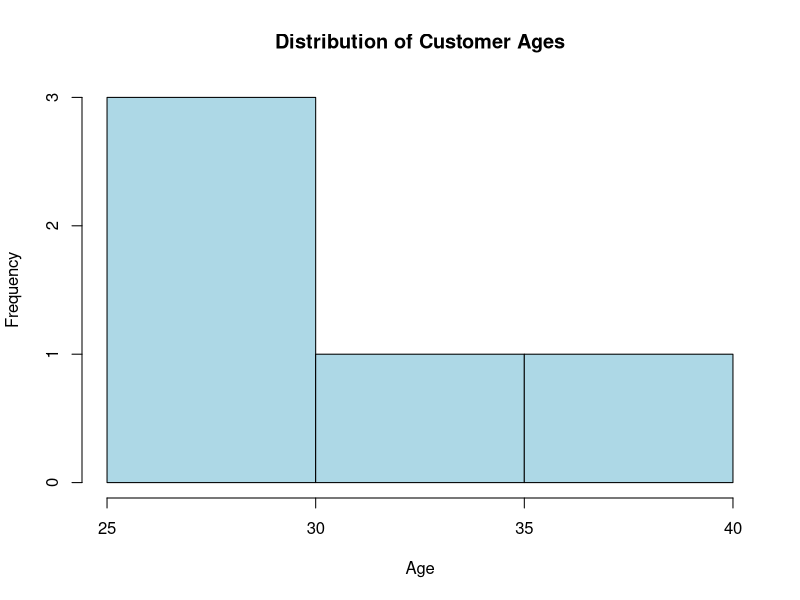
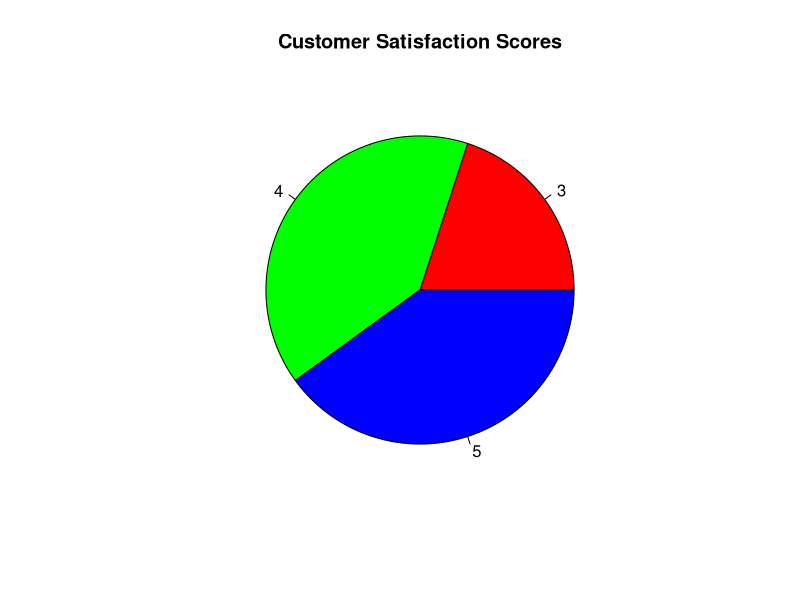
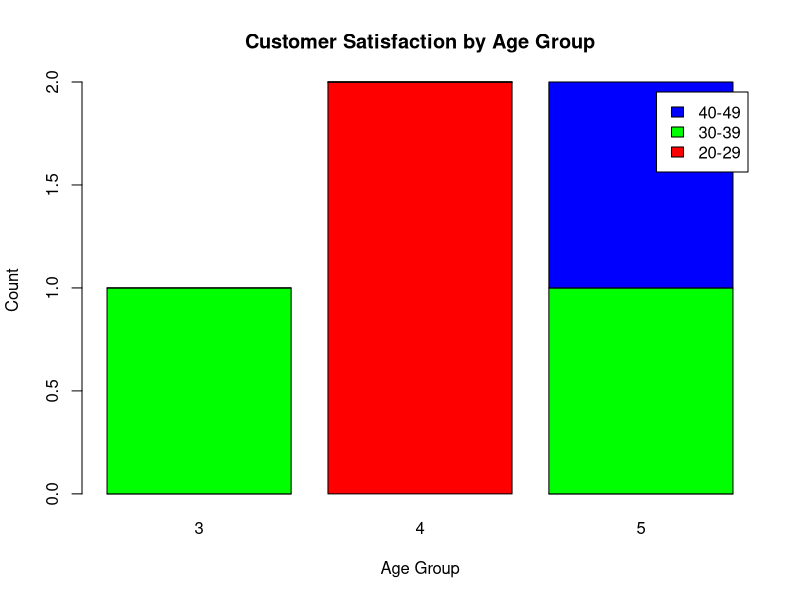

Write the R code that produced these figures, in order. (Note: this script raises an error after producing the figures.)
customer_id <- c(1,2,3,4,5)
age <- c(25,30,35,28,40)
score <- c(4,5,3,4,5)
data <- data.frame(customer_id, age, score)
print(data)

hist(age,
     main="Distribution of Customer Ages",
     xlab="Age",
     ylab="Frequency",
     col="lightblue",
     border="black")

score_table <- table(score)
pie(score_table,
    labels=names(score_table),
    main="Customer Satisfaction Scores",
    col=rainbow(length(score_table)))

age_group <- c("20-29","30-39","30-39","20-29","40-49")
table_data <- table(age_group, score)
barplot(table_data,
        main="Customer Satisfaction by Age Group",
        xlab="Age Group",
        ylab="Count",
        col=rainbow(nrow(table_data)),
        legend=rownames(table_data))

feedback <- c(
  "Good service",
  "Excellent support",
  "Fast delivery",
  "Very satisfied",
  "Friendly staff"
)
wordcloud(feedback,
          colors=rainbow(5),
          random.order=FALSE)
